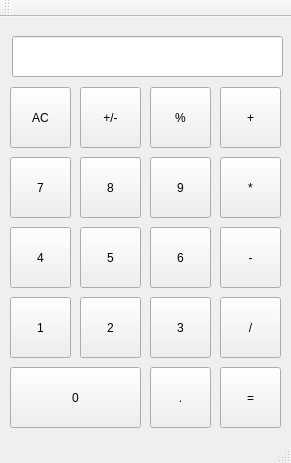
<?xml version="1.0" encoding="UTF-8"?>
<ui version="4.0">
 <class>MainWindow</class>
 <widget class="QMainWindow" name="MainWindow">
  <property name="geometry">
   <rect>
    <x>0</x>
    <y>0</y>
    <width>291</width>
    <height>463</height>
   </rect>
  </property>
  <property name="windowTitle">
   <string>MainWindow</string>
  </property>
  <widget class="QWidget" name="centralWidget">
   <widget class="QLineEdit" name="lineEdit">
    <property name="geometry">
     <rect>
      <x>12</x>
      <y>19</y>
      <width>271</width>
      <height>41</height>
     </rect>
    </property>
   </widget>
   <widget class="QPushButton" name="pushButton_ac">
    <property name="geometry">
     <rect>
      <x>10</x>
      <y>70</y>
      <width>61</width>
      <height>61</height>
     </rect>
    </property>
    <property name="text">
     <string>AC</string>
    </property>
   </widget>
   <widget class="QPushButton" name="pushButton_plus_minus">
    <property name="geometry">
     <rect>
      <x>80</x>
      <y>70</y>
      <width>61</width>
      <height>61</height>
     </rect>
    </property>
    <property name="text">
     <string>+/-</string>
    </property>
   </widget>
   <widget class="QPushButton" name="pushButton_percent">
    <property name="geometry">
     <rect>
      <x>150</x>
      <y>70</y>
      <width>61</width>
      <height>61</height>
     </rect>
    </property>
    <property name="text">
     <string>%</string>
    </property>
   </widget>
   <widget class="QPushButton" name="pushButton_plus">
    <property name="geometry">
     <rect>
      <x>220</x>
      <y>70</y>
      <width>61</width>
      <height>61</height>
     </rect>
    </property>
    <property name="text">
     <string>+</string>
    </property>
   </widget>
   <widget class="QPushButton" name="pushButton_multiplu">
    <property name="geometry">
     <rect>
      <x>220</x>
      <y>140</y>
      <width>61</width>
      <height>61</height>
     </rect>
    </property>
    <property name="text">
     <string>*</string>
    </property>
   </widget>
   <widget class="QPushButton" name="pushButton_9">
    <property name="geometry">
     <rect>
      <x>150</x>
      <y>140</y>
      <width>61</width>
      <height>61</height>
     </rect>
    </property>
    <property name="text">
     <string>9</string>
    </property>
   </widget>
   <widget class="QPushButton" name="pushButton_8">
    <property name="geometry">
     <rect>
      <x>80</x>
      <y>140</y>
      <width>61</width>
      <height>61</height>
     </rect>
    </property>
    <property name="text">
     <string>8</string>
    </property>
   </widget>
   <widget class="QPushButton" name="pushButton_7">
    <property name="geometry">
     <rect>
      <x>10</x>
      <y>140</y>
      <width>61</width>
      <height>61</height>
     </rect>
    </property>
    <property name="text">
     <string>7</string>
    </property>
   </widget>
   <widget class="QPushButton" name="pushButton_6">
    <property name="geometry">
     <rect>
      <x>150</x>
      <y>210</y>
      <width>61</width>
      <height>61</height>
     </rect>
    </property>
    <property name="text">
     <string>6</string>
    </property>
   </widget>
   <widget class="QPushButton" name="pushButton_5">
    <property name="geometry">
     <rect>
      <x>80</x>
      <y>210</y>
      <width>61</width>
      <height>61</height>
     </rect>
    </property>
    <property name="text">
     <string>5</string>
    </property>
   </widget>
   <widget class="QPushButton" name="pushButton_4">
    <property name="geometry">
     <rect>
      <x>10</x>
      <y>210</y>
      <width>61</width>
      <height>61</height>
     </rect>
    </property>
    <property name="text">
     <string>4</string>
    </property>
   </widget>
   <widget class="QPushButton" name="pushButton_minus">
    <property name="geometry">
     <rect>
      <x>220</x>
      <y>210</y>
      <width>61</width>
      <height>61</height>
     </rect>
    </property>
    <property name="text">
     <string>-</string>
    </property>
   </widget>
   <widget class="QPushButton" name="pushButton_3">
    <property name="geometry">
     <rect>
      <x>150</x>
      <y>280</y>
      <width>61</width>
      <height>61</height>
     </rect>
    </property>
    <property name="text">
     <string>3</string>
    </property>
   </widget>
   <widget class="QPushButton" name="pushButton_division">
    <property name="geometry">
     <rect>
      <x>220</x>
      <y>280</y>
      <width>61</width>
      <height>61</height>
     </rect>
    </property>
    <property name="text">
     <string>/</string>
    </property>
   </widget>
   <widget class="QPushButton" name="pushButton_2">
    <property name="geometry">
     <rect>
      <x>80</x>
      <y>280</y>
      <width>61</width>
      <height>61</height>
     </rect>
    </property>
    <property name="text">
     <string>2</string>
    </property>
   </widget>
   <widget class="QPushButton" name="pushButton_1">
    <property name="geometry">
     <rect>
      <x>10</x>
      <y>280</y>
      <width>61</width>
      <height>61</height>
     </rect>
    </property>
    <property name="text">
     <string>1</string>
    </property>
   </widget>
   <widget class="QPushButton" name="pushButton_equal">
    <property name="geometry">
     <rect>
      <x>220</x>
      <y>350</y>
      <width>61</width>
      <height>61</height>
     </rect>
    </property>
    <property name="text">
     <string>=</string>
    </property>
   </widget>
   <widget class="QPushButton" name="pushButton_dot">
    <property name="geometry">
     <rect>
      <x>150</x>
      <y>350</y>
      <width>61</width>
      <height>61</height>
     </rect>
    </property>
    <property name="text">
     <string>.</string>
    </property>
   </widget>
   <widget class="QPushButton" name="pushButton_zero">
    <property name="geometry">
     <rect>
      <x>10</x>
      <y>350</y>
      <width>131</width>
      <height>61</height>
     </rect>
    </property>
    <property name="text">
     <string>0</string>
    </property>
   </widget>
  </widget>
  <widget class="QMenuBar" name="menuBar">
   <property name="geometry">
    <rect>
     <x>0</x>
     <y>0</y>
     <width>291</width>
     <height>17</height>
    </rect>
   </property>
  </widget>
  <widget class="QToolBar" name="mainToolBar">
   <attribute name="toolBarArea">
    <enum>TopToolBarArea</enum>
   </attribute>
   <attribute name="toolBarBreak">
    <bool>false</bool>
   </attribute>
  </widget>
  <widget class="QStatusBar" name="statusBar"/>
 </widget>
 <layoutdefault spacing="6" margin="11"/>
 <resources/>
 <connections/>
</ui>
